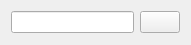
<?xml version="1.0" encoding="UTF-8"?>
<ui version="4.0">
 <class>Filter</class>
 <widget class="QWidget" name="Filter">
  <property name="geometry">
   <rect>
    <x>0</x>
    <y>0</y>
    <width>191</width>
    <height>45</height>
   </rect>
  </property>
  <property name="maximumSize">
   <size>
    <width>16777215</width>
    <height>45</height>
   </size>
  </property>
  <property name="windowTitle">
   <string>Form</string>
  </property>
  <layout class="QHBoxLayout" name="horizontalLayout">
   <item>
    <widget class="QLineEdit" name="filterEdit"/>
   </item>
   <item>
    <widget class="QPushButton" name="filterButton">
     <property name="text">
      <string/>
     </property>
     <property name="icon">
      <iconset theme="find"/>
     </property>
    </widget>
   </item>
  </layout>
 </widget>
 <resources/>
 <connections/>
</ui>
